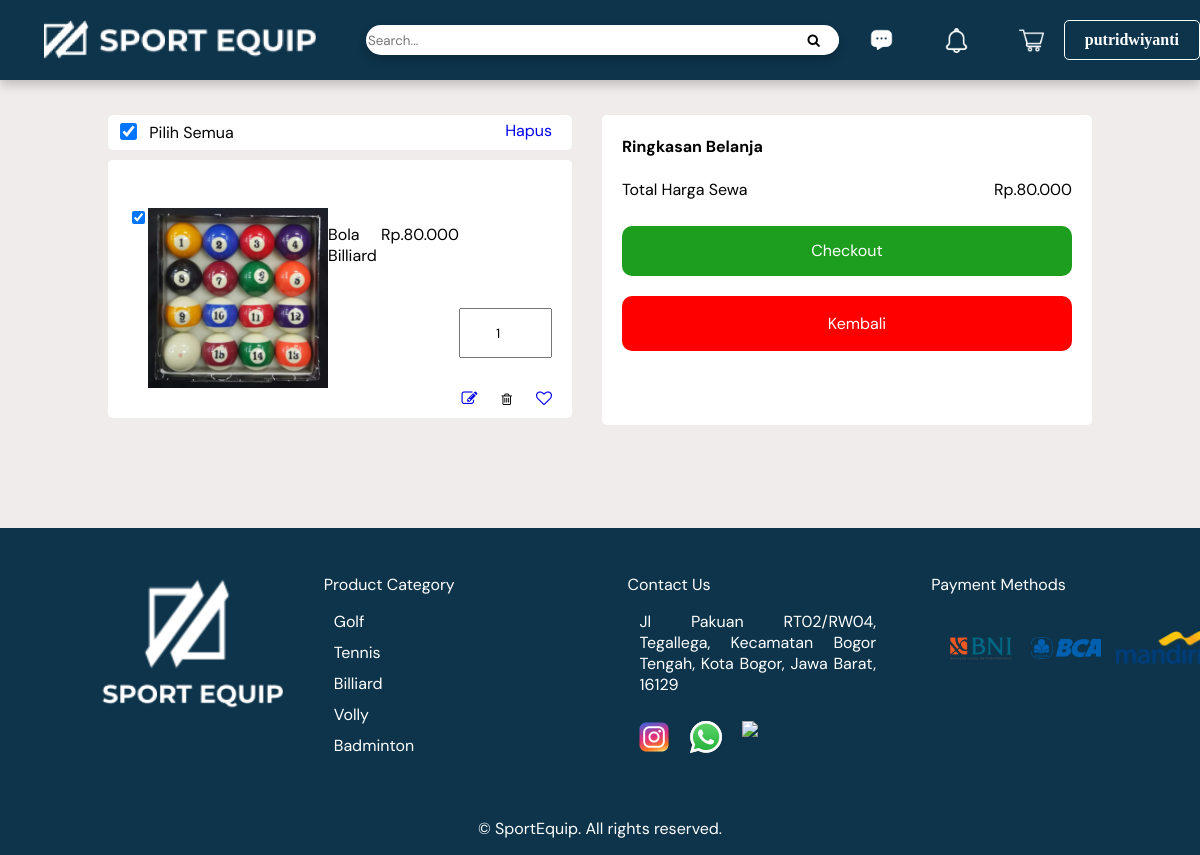
Screenshot of /user/cart.php (signed in) with the database file from the repository.
### tables this page shows
CREATE TABLE `cart` (
  `id` int NOT NULL,
  `username` varchar(30) NOT NULL,
  `kode` varchar(5) NOT NULL,
  `nama_barang` varchar(100) NOT NULL,
  `harga` decimal(10,2) NOT NULL,
  `jumlah` int NOT NULL,
  `tanggal` timestamp NULL DEFAULT CURRENT_TIMESTAMP
);

CREATE TABLE `catalog_sport_equip` (
  `kode` varchar(5) NOT NULL,
  `nama_barang` varchar(50) NOT NULL,
  `kategori` varchar(50) NOT NULL,
  `foto` varchar(255) NOT NULL,
  `stok` int NOT NULL,
  `harga` decimal(10,2) NOT NULL,
  `status` varchar(50) NOT NULL,
  `deskripsi` text NOT NULL
);

### user/cart.php (the view, shortened to what this page needs)
<?php
include 'koneksi.php';
$username = $_SESSION['username'];
$sqlCart = "SELECT c.*, p.foto, p.nama_barang, p.harga
            FROM cart c
            JOIN catalog_sport_equip p ON c.kode = p.kode
            WHERE c.username = '$username'";
$queryCart = mysqli_query($connection, $sqlCart);
$cartItems = mysqli_fetch_all($queryCart, MYSQLI_ASSOC);
$total = 0;
?>
<!DOCTYPE html>
<html lang="en">
<head>
    <link rel="stylesheet" href="../css/cart.css">
    <link rel="stylesheet" href="https://cdnjs.cloudflare.com/ajax/libs/font-awesome/4.7.0/css/font-awesome.min.css">
</head>
<body>
    <nav class="topnav">
        <div class="container-nav">
            <a href="../index.php"><img src="../img/user/sportequip3.png"></a>
            <form>
                <input type="text" placeholder="Search...">
                <button type="submit" class="btn-src"><i class="fa fa-search" aria-hidden="true"></i></button>
            </form>
            <a href="message.html"><i><img src="../img/user/message.png" alt="Message"></i></a>
            <a href="notification.html"><i><img src="../img/user/notification.png" alt="Notification"></i></a>
            <a href="./cart.php"><i><img src="../img/user/shopping-cart.png" alt="Shopping Cart"></i></a>
            <div class="user-dropdown">
                <?php if (!isset($_SESSION['username'])): ?>
                <a href="../login.php" class="login-btn" id="loginBtn">Login</a>
                <?php else: ?>
                <a href="#" class="login-btn username-btn" id="loginBtn">
                    <?php echo $_SESSION['username']; ?>
                </a>
                <?php endif; ?>
            </div>
        </div>
    </nav>
    <div class="container">
        <div class="box-container">
            <div class="box-select">
                <input type="checkbox" id="select-all">
                <label>Pilih Semua <span style="float: right; margin-right: 10px;"><a href="#" id="delete-selected" style="text-decoration: none;">Hapus</a></span> </label>
            </div>
            <?php foreach ($cartItems as $item) : ?>
            <div class="box-items">
                <div class="items">
                    <input type="checkbox" class="item-checkbox" data-price="<?php echo $item['harga']; ?>" data-quantity="<?php echo $item['jumlah']; ?>" data-kode="<?php echo $item['kode']; ?>">
                    <div class="child-box">
                        <img src="<?php echo '../' . $item['foto']; ?>" alt="<?php echo htmlspecialchars($item['nama_barang']); ?>">
                        <p><?php echo htmlspecialchars($item['nama_barang']); ?></p>
                        <p>Rp.<?php echo number_format($item['harga'], 0, ',', '.'); ?></p>
                        <div class="inputot">
                            <input type="number" name="quantity" value="<?php echo $item['jumlah']; ?>" min="1" class="item-quantity" data-price="<?php echo $item['harga']; ?>" data-quantity="<?php echo $item['jumlah']; ?>">
                        </div>
                    </div>
                    <div class="manage-items">
                        <div class="button">
                            <a href="#"><i class="fa fa-pencil-square-o" aria-hidden="true"></i></a>
                            <form action="cart.php" method="post" style="display: inline;">
                                <button type="submit" style="border: none; background: none;"><i class="fa fa-trash-o" aria-hidden="true"></i></button>
                            </form>
                            <a href="#"><i class="fa fa-heart-o" aria-hidden="true"></i></a>
                        </div>
                    </div>
                </div>
            </div>
            <?php $total += $item['harga'] * $item['jumlah']; ?>
            <?php endforeach; ?>
        </div>
        <div class="right-bar">
            <h4>Ringkasan Belanja</h4>
            <p>Total Harga Sewa <span style="float: right; margin-right: 20px;" id="total-price">Rp.<?php echo number_format($total, 0, ',', '.'); ?></span></p>
            <div class="container-right-bar">
            <div class="box-2">
                <form method="post" action="checkout.php">
                    <button type="submit" class="submit c-button">Checkout</button>
                </form>
            </div>
            <div class="box3">
                <a href="./cataloguser.php">
                    <p>Kembali</p>
                </a>
            </div>
            </div>
        </div>
    </div>
    <div class="footer">
        <div class="box-container">
            <div class="box">
                <img src="../img/user/sportequip4.png">
            </div>
            <div class="box">
                <p class="judul">Product Category</p>
                <ul class="fot-1">
                    <a href="#">
                        <li>Golf</li>
                    </a>
                    <a href="#">
                        <li>Tennis</li>
                    </a>
                    <a href="#">
                        <li>Billiard</li>
                    </a>
                    <a href="#">
                        <li>Volly</li>
                    </a>
                    <a href="#">
                        <li>Badminton</li>
                    </a>
                </ul>
            </div>
            <div class="box">
                <p class="judul">Contact Us</p>
                <p class="fot-2">Jl Pakuan RT02/RW04, Tegallega, Kecamatan Bogor Tengah, Kota Bogor, Jawa Barat, 16129
                </p>
                <div class="wrapping-contact">
                    <a href="#"><img src="../img/user/instagram.png"></a>
                    <a href="#"><img src="../img/user/whatsapp.png"></a>
                    <a href="#"><img src="../img/user/gmail.png"></a>
                </div>
            </div>
            <div class="box">
                <p class="judul">Payment Methods</p>
                <div class="wrapping-pm">
                    <a href="#"><img src="../img/user/bni.png"></a>
                    <a href="#"><img src="../img/user/bca.png" style="margin-top: 26px;"></a>
                    <a href="#"><img src="../img/user/mandiri.png" style="width: 110px;"></a>
                </div>
            </div>
        </div>
        <div class="footer-c">
            <div class="box-container">
                <p>© SportEquip. All rights reserved.</p>
            </div>
        </div>
    </div>
</body>
</html>

### css/cart.css (style rules this page uses)
* { box-sizing: border-box; font-family: "DM Sans", sans-serif; }
body { margin: 0; padding: 0; overflow-x: hidden; background-color: #F0ECEC; }
.btn-src { position: absolute; margin: 0px 0px 0px -40px; border: none; background-color: #FFF; }
.topnav { width: 100%; height: 80px; position: fixed; z-index: 2; left: 0; top: 0; overflow: hidden; background-color: #0D344B; box-shadow: 0 5px 10px rgba(0, 0, 0, .2); }
.topnav .container-nav { display: flex; }
.topnav .container-nav img { padding: 20px 20px; margin-left: 20px; }
.topnav .container-nav form { margin-top: 25px; margin-left: 30px; background-size: 50%; border-radius: 25px; height: 30px; width: 1000px; position: relative; }
.topnav .container-nav form input { border: none; width: 100%; height: 100%; border-radius: 25px; box-shadow: 0 5px 10px rgba(0, 0, 0, .2); }
.topnav .container-nav a i img { width: 65px; margin-top: 8px; margin-left: 10px; }
button { top: 0; right: 0; width: 50px; height: 100%; border-radius: 50%; cursor: pointer; border: none; }
.c-button { margin: 10px 20px 10px 20px; text-align: center; background-color: #1E9E1E; border-radius: 10px; font-size: 16px; cursor: pointer; width: 450px; padding: 1px; height: 50px; color: #fff; }
.login-btn { display: inline-block; padding: 10px 20px; color: #FFF; text-align: center; font-family: Montserrat; font-size: 16px; font-style: normal; font-weight: 800; line-height: normal; border-radius: 5px; border: 1px solid #FFFEFE; background: #0D344B; text-decoration: none; margin-top: 20px; }
.container { display: flex; width: 100%; background-color: #F0ECEC; padding: 15px 9%; padding-bottom: 100px; margin-top: 100px; }
.container .box-container { width: 750px; }
.container .box-container .box-select { margin-bottom: 10px; border-radius: 5px; background: white; height: 35px; padding: 5px 10px; }
.container .box-container .box-select input { transform: scale(1.3); margin-top: 5px; margin-right: 10px; }
.container .box-container .box-items { margin-bottom: 10px; border-radius: 5px; background: rgb(255, 255, 255); padding: 30px 20px; }
.container .box-container .box-items input { float: left; }
.container .box-container .box-items .items .child-box { display: flex; justify-content: space-between; text-align: justify; }
.container .box-container .box-items .items .child-box img { width: 180px; }
.container .box-container .box-items .items .manage-items { float: right; }
.container .right-bar { width: 500px; background-color: white; margin-left: 30px; height: 310px; border-radius: 5px; }
.right-bar h4 { margin-left: 20px; }
.right-bar p { margin-left: 20px; }
.right-bar .container-right-bar .box3 { margin: 10px 20px 10px 20px; text-align: center; background-color: #ff0000; border-radius: 10px; font-size: 16px; cursor: pointer; width: 450px; padding: 1px; }
.right-bar .container-right-bar .box3 a { color: white; text-decoration: none; }
.footer { background-color: #0D344B; color: #fff; }
.footer .box-container { display: grid; grid-template-columns: repeat(auto-fit, minmax(270px, 1fr)); gap: 15px; }
.footer .box-container .box { display: block; background: transparent; text-align: justify; padding: 30px 20px; }
.footer .box-container .box img { margin-left: 75px; margin-top: 20px; }
.footer .box-container .box ul a { text-decoration: none; }
.footer .box-container .box ul a { list-style: none; color: white; }
.footer .box-container .box ul a li { margin-bottom: 10px; }
.footer .box-container .box .wrapping-contact { display: flex; }
.footer .box-container .box .wrapping-contact img { margin: 10px 10px 10px 10px; }
.footer .box-container .box .wrapping-pm { display: flex; }
.footer .box-container .box .wrapping-pm img { width: 70px; margin-left: 15px; }
.footer-c .box-container { text-align: center; }
.fot-1 { margin-left: -30px; }
.fot-2 { margin-left: 12px; }
.user-dropdown { position: relative; display: inline-block; }
.child-box { margin-top: 18px; }
.inputot input { width: 93px; height: 50px; margin: 100px 0px 0px 0px; text-align: center; }

### rows the page displays
cart: catalog_sport_equip.foto (picture), catalog_sport_equip.nama_barang "Bola Billiard", catalog_sport_equip.harga "80.000", quantity "1"

### other values shown
$_SESSION['username'] "putridwiyanti"
